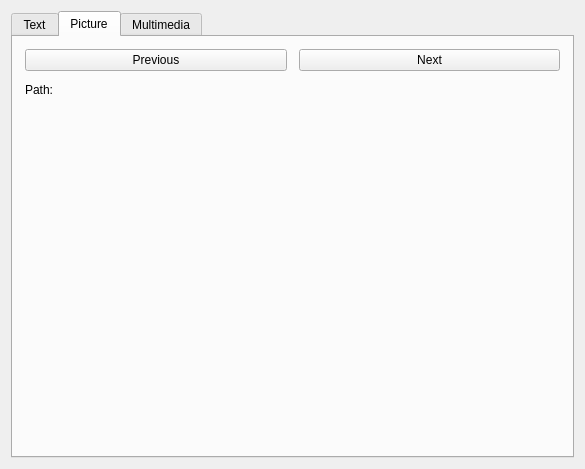
<?xml version="1.0" encoding="UTF-8"?>
<ui version="4.0">
 <class>relate_to_my_doc_dialog</class>
 <widget class="QDialog" name="relate_to_my_doc_dialog">
  <property name="geometry">
   <rect>
    <x>0</x>
    <y>0</y>
    <width>585</width>
    <height>469</height>
   </rect>
  </property>
  <property name="sizePolicy">
   <sizepolicy hsizetype="Preferred" vsizetype="Preferred">
    <horstretch>0</horstretch>
    <verstretch>0</verstretch>
   </sizepolicy>
  </property>
  <property name="windowTitle">
   <string>Relate to My Doc</string>
  </property>
  <layout class="QVBoxLayout" name="verticalLayout_2">
   <property name="sizeConstraint">
    <enum>QLayout::SetNoConstraint</enum>
   </property>
   <item>
    <widget class="QTabWidget" name="tabWidget">
     <property name="sizePolicy">
      <sizepolicy hsizetype="Preferred" vsizetype="Preferred">
       <horstretch>0</horstretch>
       <verstretch>0</verstretch>
      </sizepolicy>
     </property>
     <property name="focusPolicy">
      <enum>Qt::StrongFocus</enum>
     </property>
     <property name="currentIndex">
      <number>1</number>
     </property>
     <widget class="QWidget" name="text_tab">
      <property name="contextMenuPolicy">
       <enum>Qt::NoContextMenu</enum>
      </property>
      <attribute name="title">
       <string>Text</string>
      </attribute>
      <layout class="QVBoxLayout" name="verticalLayout">
       <property name="spacing">
        <number>12</number>
       </property>
       <property name="leftMargin">
        <number>12</number>
       </property>
       <property name="topMargin">
        <number>12</number>
       </property>
       <property name="rightMargin">
        <number>12</number>
       </property>
       <property name="bottomMargin">
        <number>12</number>
       </property>
       <item>
        <layout class="QVBoxLayout" name="verticalLayout_text">
         <item>
          <layout class="QHBoxLayout" name="horizontalLayout_filt">
           <item>
            <widget class="QLabel" name="label_3">
             <property name="text">
              <string>Showing Up Filter:</string>
             </property>
            </widget>
           </item>
           <item>
            <widget class="QCheckBox" name="fav_filter_checkbox">
             <property name="text">
              <string>Favorite</string>
             </property>
            </widget>
           </item>
           <item>
            <widget class="QCheckBox" name="unfav_filter_checkbox">
             <property name="text">
              <string>Others</string>
             </property>
            </widget>
           </item>
           <item>
            <spacer name="horizontalSpacer_2">
             <property name="orientation">
              <enum>Qt::Horizontal</enum>
             </property>
             <property name="sizeHint" stdset="0">
              <size>
               <width>40</width>
               <height>20</height>
              </size>
             </property>
            </spacer>
           </item>
          </layout>
         </item>
         <item>
          <layout class="QHBoxLayout" name="horizontalLayout_navigate">
           <item>
            <widget class="QPushButton" name="prev_doc_button">
             <property name="text">
              <string>Previous</string>
             </property>
             <property name="autoDefault">
              <bool>false</bool>
             </property>
            </widget>
           </item>
           <item>
            <widget class="QPushButton" name="next_doc_button">
             <property name="text">
              <string>Next</string>
             </property>
             <property name="default">
              <bool>true</bool>
             </property>
            </widget>
           </item>
           <item>
            <widget class="QLabel" name="label_2">
             <property name="text">
              <string>  Mark Link Favorite:</string>
             </property>
            </widget>
           </item>
           <item>
            <widget class="QPushButton" name="mark_fav_doc_button">
             <property name="text">
              <string/>
             </property>
             <property name="icon">
              <iconset>
               <normalon>:/res/res/grey_heart.png</normalon>
              </iconset>
             </property>
             <property name="checkable">
              <bool>false</bool>
             </property>
             <property name="flat">
              <bool>true</bool>
             </property>
            </widget>
           </item>
           <item>
            <spacer name="horizontalSpacer">
             <property name="orientation">
              <enum>Qt::Horizontal</enum>
             </property>
             <property name="sizeHint" stdset="0">
              <size>
               <width>40</width>
               <height>20</height>
              </size>
             </property>
            </spacer>
           </item>
           <item>
            <widget class="QPushButton" name="del_doc_button">
             <property name="text">
              <string>Delete Doc</string>
             </property>
             <property name="autoDefault">
              <bool>false</bool>
             </property>
            </widget>
           </item>
          </layout>
         </item>
        </layout>
       </item>
       <item>
        <widget class="QProgressBar" name="qweb_progress_bar">
         <property name="value">
          <number>0</number>
         </property>
        </widget>
       </item>
      </layout>
     </widget>
     <widget class="QWidget" name="pic_tab">
      <property name="baseSize">
       <size>
        <width>0</width>
        <height>7</height>
       </size>
      </property>
      <attribute name="title">
       <string>Picture</string>
      </attribute>
      <layout class="QVBoxLayout" name="verticalLayout_4">
       <property name="spacing">
        <number>12</number>
       </property>
       <property name="leftMargin">
        <number>12</number>
       </property>
       <property name="topMargin">
        <number>12</number>
       </property>
       <property name="rightMargin">
        <number>12</number>
       </property>
       <property name="bottomMargin">
        <number>12</number>
       </property>
       <item>
        <layout class="QHBoxLayout" name="horizontalLayout">
         <item>
          <widget class="QPushButton" name="prev_pic_button">
           <property name="text">
            <string>Previous</string>
           </property>
          </widget>
         </item>
         <item>
          <widget class="QPushButton" name="next_pic_button">
           <property name="text">
            <string>Next</string>
           </property>
          </widget>
         </item>
        </layout>
       </item>
       <item>
        <layout class="QHBoxLayout" name="horizontalLayout_2">
         <item>
          <widget class="QLabel" name="label_5">
           <property name="sizePolicy">
            <sizepolicy hsizetype="Preferred" vsizetype="Preferred">
             <horstretch>0</horstretch>
             <verstretch>0</verstretch>
            </sizepolicy>
           </property>
           <property name="text">
            <string>Path:</string>
           </property>
          </widget>
         </item>
         <item>
          <widget class="QLabel" name="pic_link_label">
           <property name="sizePolicy">
            <sizepolicy hsizetype="Expanding" vsizetype="Preferred">
             <horstretch>0</horstretch>
             <verstretch>0</verstretch>
            </sizepolicy>
           </property>
           <property name="text">
            <string/>
           </property>
          </widget>
         </item>
        </layout>
       </item>
       <item>
        <widget class="QLabel" name="pic_label">
         <property name="sizePolicy">
          <sizepolicy hsizetype="Expanding" vsizetype="Expanding">
           <horstretch>0</horstretch>
           <verstretch>0</verstretch>
          </sizepolicy>
         </property>
         <property name="text">
          <string/>
         </property>
         <property name="alignment">
          <set>Qt::AlignCenter</set>
         </property>
        </widget>
       </item>
      </layout>
     </widget>
     <widget class="QWidget" name="media_tab">
      <attribute name="title">
       <string>Multimedia</string>
      </attribute>
      <layout class="QVBoxLayout" name="verticalLayout_3">
       <property name="spacing">
        <number>12</number>
       </property>
       <property name="leftMargin">
        <number>12</number>
       </property>
       <property name="topMargin">
        <number>12</number>
       </property>
       <property name="rightMargin">
        <number>12</number>
       </property>
       <property name="bottomMargin">
        <number>12</number>
       </property>
       <item>
        <layout class="QHBoxLayout" name="horizontalLayout_3">
         <property name="sizeConstraint">
          <enum>QLayout::SetDefaultConstraint</enum>
         </property>
         <item>
          <widget class="QLabel" name="label">
           <property name="sizePolicy">
            <sizepolicy hsizetype="Preferred" vsizetype="Preferred">
             <horstretch>0</horstretch>
             <verstretch>0</verstretch>
            </sizepolicy>
           </property>
           <property name="text">
            <string>Path: </string>
           </property>
          </widget>
         </item>
         <item>
          <widget class="QLabel" name="media_link_label">
           <property name="sizePolicy">
            <sizepolicy hsizetype="Expanding" vsizetype="Preferred">
             <horstretch>0</horstretch>
             <verstretch>0</verstretch>
            </sizepolicy>
           </property>
           <property name="text">
            <string>TextLabel</string>
           </property>
          </widget>
         </item>
        </layout>
       </item>
       <item>
        <widget class="QLabel" name="mplayer_widget_container">
         <property name="sizePolicy">
          <sizepolicy hsizetype="MinimumExpanding" vsizetype="MinimumExpanding">
           <horstretch>0</horstretch>
           <verstretch>0</verstretch>
          </sizepolicy>
         </property>
         <property name="text">
          <string/>
         </property>
         <property name="scaledContents">
          <bool>true</bool>
         </property>
        </widget>
       </item>
       <item>
        <widget class="QListWidget" name="media_text_listWidget">
         <property name="sizePolicy">
          <sizepolicy hsizetype="Expanding" vsizetype="Minimum">
           <horstretch>0</horstretch>
           <verstretch>0</verstretch>
          </sizepolicy>
         </property>
         <property name="sizeAdjustPolicy">
          <enum>QAbstractScrollArea::AdjustToContents</enum>
         </property>
        </widget>
       </item>
       <item>
        <layout class="QHBoxLayout" name="horizontalLayout_4">
         <item>
          <widget class="QPushButton" name="prev_media_button">
           <property name="text">
            <string>Previous</string>
           </property>
           <property name="autoDefault">
            <bool>false</bool>
           </property>
          </widget>
         </item>
         <item>
          <widget class="QPushButton" name="play_again_button">
           <property name="text">
            <string>Play Again</string>
           </property>
          </widget>
         </item>
         <item>
          <widget class="QPushButton" name="next_media_button">
           <property name="text">
            <string>Next</string>
           </property>
          </widget>
         </item>
         <item>
          <widget class="QLabel" name="label_6">
           <property name="sizePolicy">
            <sizepolicy hsizetype="Minimum" vsizetype="Preferred">
             <horstretch>0</horstretch>
             <verstretch>0</verstretch>
            </sizepolicy>
           </property>
           <property name="text">
            <string>Mark Media Favorite: </string>
           </property>
           <property name="alignment">
            <set>Qt::AlignRight|Qt::AlignTrailing|Qt::AlignVCenter</set>
           </property>
          </widget>
         </item>
         <item>
          <widget class="QPushButton" name="mark_fav_media_button">
           <property name="text">
            <string/>
           </property>
           <property name="icon">
            <iconset>
             <normalon>:/res/res/grey_heart.png</normalon>
            </iconset>
           </property>
           <property name="flat">
            <bool>true</bool>
           </property>
          </widget>
         </item>
         <item>
          <spacer name="horizontalSpacer_4">
           <property name="orientation">
            <enum>Qt::Horizontal</enum>
           </property>
           <property name="sizeHint" stdset="0">
            <size>
             <width>40</width>
             <height>20</height>
            </size>
           </property>
          </spacer>
         </item>
         <item>
          <widget class="QPushButton" name="unreg_media_button">
           <property name="text">
            <string>Unload Media</string>
           </property>
          </widget>
         </item>
        </layout>
       </item>
      </layout>
     </widget>
    </widget>
   </item>
  </layout>
 </widget>
 <tabstops>
  <tabstop>tabWidget</tabstop>
 </tabstops>
 <resources>
  <include location="myRes.qrc"/>
 </resources>
 <connections/>
</ui>
